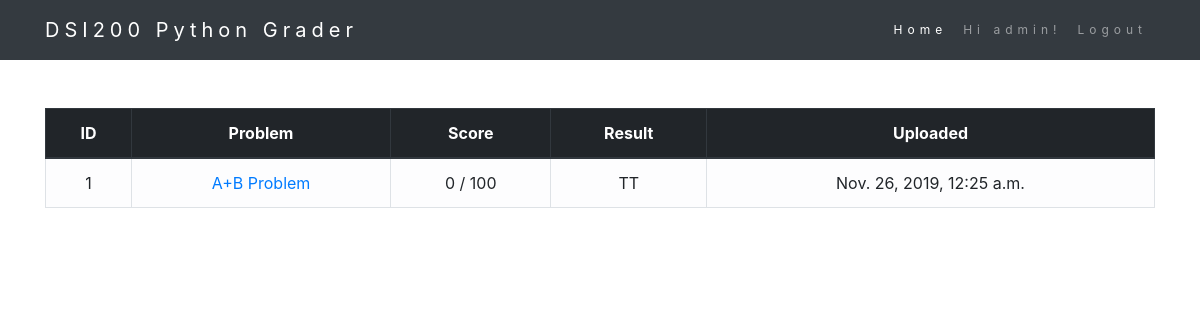
The app's page / (signed in) with its own data.
### webgrader/models.py (models this page shows)
class Problem(models.Model):
    VISIBLE = 1
    INVISIBLE = 0
    VISIBILITY_CHOICES = [
        (VISIBLE, 'Visible'),
        (INVISIBLE, 'Invisible')
    ]
    problem_title = models.CharField('Problem Title', max_length=200)
    problem_desc = RichTextField(config_name='Problem Description')
    pub_date = models.DateTimeField('Date Published')
    directory = models.CharField('Problem Directory', max_length=200)
    cpu_limit = models.IntegerField(default=1)
    mem_limit = models.IntegerField(default=32)
    max_score = models.IntegerField(default=100)
    num_test = models.IntegerField(default=10)
    visibility = models.IntegerField(default=1, choices=VISIBILITY_CHOICES)
    def __str__(self):
        return self.problem_title

class Submission(models.Model):
    problem = models.ForeignKey(Problem, null=True, on_delete=models.CASCADE)
    author = models.ForeignKey(settings.AUTH_USER_MODEL, null=True, on_delete=models.CASCADE)
    src_code = models.FileField('Source Code', upload_to=user_directory_path)
    uploaded_at = models.DateTimeField('Date Submitted', auto_now_add=True)
    result = models.CharField('Result', max_length=200, default='')
    score = models.IntegerField(default=0)
    def __str__(self):
        return str(self.id) + "-user_" + str(self.author.id) + "-pb" + str(self.problem.id)

### webgrader/views.py (the view)
# urls.py: path('', views.index, name='index'),
@login_required
def index(request):
    latest_problem_list = Problem.objects.order_by('-pub_date')
    my_problem_list = []
    print(latest_problem_list)
    for pb in Problem.objects.all():
        cc = Submission.objects.filter(author=request.user, problem=pb).order_by('-uploaded_at')[:1]
        print(cc)
        if len(cc) > 0:
            my_problem_list.append({'pb':pb, 'sm':cc[0]})
        else:
            my_problem_list.append({'pb':pb, 'sm':None})
    print(my_problem_list)
    context = {'latest_problem_list': latest_problem_list, 'my_problem_list':my_problem_list}
    return render(request, 'webgrader/index.html', context)

### webgrader/templates/webgrader/index.html (shortened to what this page needs)
{% extends 'base.html' %}
{% load static %}
{% block head_css %}
<link rel="stylesheet" type="text/css" href="{% static 'webgrader/index_style.css' %}">
{% endblock %}
{% block content %}
{% if user.is_authenticated %}
<nav class="navbar navbar-expand-lg navbar-dark bg-dark fixed-top">
  <div class="container">
    <a class="navbar-brand" href="#">DSI200 Python Grader</a>
    <div class="collapse navbar-collapse" id="navbarResponsive">
      <ul class="navbar-nav ml-auto">
        <li class="nav-item active">
          <a class="nav-link" href="#">Home</a>
        </li>
        <li class="nav-item">
          <a class="nav-link">  Hi {{ user.username }}! </a>
        </li>
        <li class="nav-item">
          <a class="nav-link" href="{% url 'logout' %}">Logout</a>
        </li>
      </ul>
    </div>
  </div>
</nav>
<section class="py-5 text-center">
    <div class="container" style='padding-top: 60px;'>
<table style="width:100%" class="table table-bordered table-hover table-light">
    <thead class="thead-dark">
  <tr>
    <th>ID</th>
    <th>Problem</th>
    <th>Score</th>
    <th>Result</th>
    <th>Uploaded</th>
  </tr>
</thead>
  {% if my_problem_list %}
  {% for i in my_problem_list %}
  <tr>
    <td> {{ i.pb.id }} </td>
    <td> <a href="{% url 'webgrader:problem' i.pb.id %}">{{ i.pb.problem_title }}</a> </td>
    <td> {{ i.sm.score |default:"0" }} / {{ i.pb.max_score }} </td>
    <td> {{ i.sm.result |default:"grading"}} </td>
    <td> {{ i.sm.uploaded_at }} </td>
  </tr>
  {% endfor %}
  {% endif %}
</table>
{% else %}
<p>You are not logged in</p>
<a href="{% url 'login' %}">login</a>
{% endif %}
</div>
</section>
{% endblock %}

### webgrader/static/webgrader/index_style.css (style rules this page uses)
.navbar { padding-top: 10px; padding-bottom: 10px; border: 0; border-radius: 0; margin-bottom: 0; font-size: 12px; letter-spacing: 5px; }

### records on screen
Problem: pb.id "1", pb.problem_title "A+B Problem", sm.score "0", pb.max_score "100", sm.result "TT", sm.uploaded_at "Nov. 26, 2019, 12:25 a.m."

### other values on screen
{{ user.username }} "admin"
